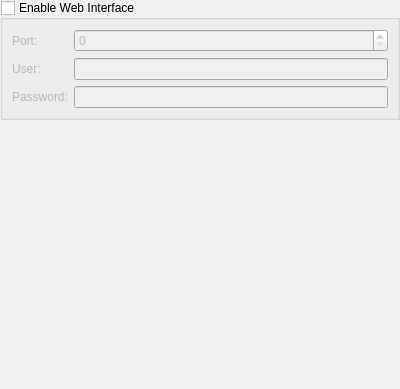
<?xml version="1.0" encoding="UTF-8"?>
<ui version="4.0">
 <class>DlgWebinterface</class>
 <widget class="QWidget" name="DlgWebinterface">
  <property name="geometry">
   <rect>
    <x>0</x>
    <y>0</y>
    <width>400</width>
    <height>389</height>
   </rect>
  </property>
  <layout class="QVBoxLayout" name="verticalLayout">
   <property name="margin">
    <number>0</number>
   </property>
   <item>
    <widget class="QGroupBox" name="kcfg_WebinterfaceEnabled">
     <property name="title">
      <string>Enable Web Interface</string>
     </property>
     <property name="checkable">
      <bool>true</bool>
     </property>
     <property name="checked">
      <bool>false</bool>
     </property>
     <layout class="QFormLayout" name="formLayout">
      <item row="0" column="0">
       <widget class="QLabel" name="portLabel">
        <property name="text">
         <string>Port:</string>
        </property>
       </widget>
      </item>
      <item row="0" column="1">
       <widget class="QSpinBox" name="kcfg_WebinterfacePort">
        <property name="maximum">
         <number>100000</number>
        </property>
       </widget>
      </item>
      <item row="1" column="0">
       <widget class="QLabel" name="userLabel">
        <property name="text">
         <string>User:</string>
        </property>
       </widget>
      </item>
      <item row="1" column="1">
       <widget class="KLineEdit" name="kcfg_WebinterfaceUser">
        <property name="showClearButton" stdset="0">
         <bool>true</bool>
        </property>
       </widget>
      </item>
      <item row="2" column="0">
       <widget class="QLabel" name="passwordLabel">
        <property name="text">
         <string>Password:</string>
        </property>
       </widget>
      </item>
      <item row="2" column="1">
       <widget class="KLineEdit" name="webinterfacePwd">
        <property name="showClearButton" stdset="0">
         <bool>true</bool>
        </property>
        <property name="passwordMode">
         <bool>true</bool>
        </property>
       </widget>
      </item>
     </layout>
    </widget>
   </item>
   <item>
    <spacer>
     <property name="orientation">
      <enum>Qt::Vertical</enum>
     </property>
     <property name="sizeHint" stdset="0">
      <size>
       <width>20</width>
       <height>40</height>
      </size>
     </property>
    </spacer>
   </item>
   <item>
    <widget class="QLabel" name="serverLabel">
     <property name="text">
      <string></string>
     </property>
     <property name="alignment">
      <set>Qt::AlignHCenter|Qt::AlignVCenter</set>
     </property>
     <property name="openExternalLinks">
      <bool>true</bool>
     </property>
    </widget>
   </item>
  </layout>
 </widget>
 <customwidgets>
  <customwidget>
   <class>KLineEdit</class>
   <extends>QLineEdit</extends>
   <header>klineedit.h</header>
  </customwidget>
 </customwidgets>
 <connections/>
</ui>
